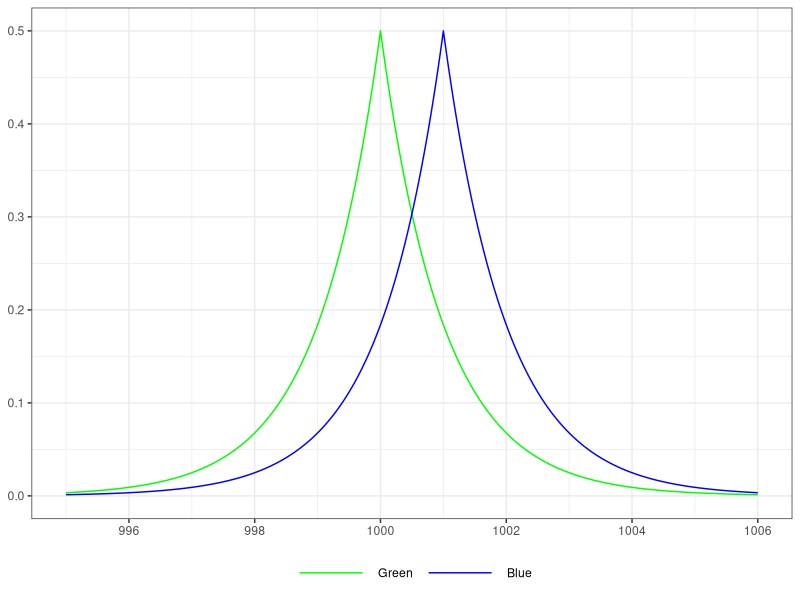

Recreate this plot in R.
# top commands ----
# https://desfontain.es/blog/differential-privacy-in-practice.html

rm(list=ls(all=TRUE))
set.seed(123)

# Load necessary library
library(tidyverse)

# Define parameters
mean_value <- 1000
scale <- 1  # You can adjust the scale (b) as needed

# Define the Laplace distribution function
dlaplace <- function(x, mean, scale) {
  return(1/(2*scale) * exp(-abs(x - mean)/scale))
}

# Generate data for plotting
x_values <- seq(mean_value - 10, mean_value + 10, by = 0.01)
y1_values <- dlaplace(x_values, mean_value, scale) # green eyes
y2_values <- dlaplace(x_values, mean_value+1, scale) # blue eyes

# Create data frame for ggplot
data <- data.frame(x = x_values, 
                   y1 = y1_values,
                   y2 = y2_values
)

# Plot the Laplace distribution
ggplot(data) +
  geom_line(aes(x = x, y = y1, color = "y1")) +
  geom_line(aes(x = x, y = y2, color = "y2")) +
  scale_color_manual(values = c("y1" = "green", "y2" = "blue"), 
                     labels = c("Green", "Blue")) +  # Define colors and labels
  scale_x_continuous(limits = c(995, 1006), 
                     breaks = seq(996, 1006, 2)) +
  theme_bw() +
  theme(axis.title = element_blank(),
        legend.position = "bottom",
        legend.title = element_blank(),
        legend.key.width = unit(2, "cm"),
        )

